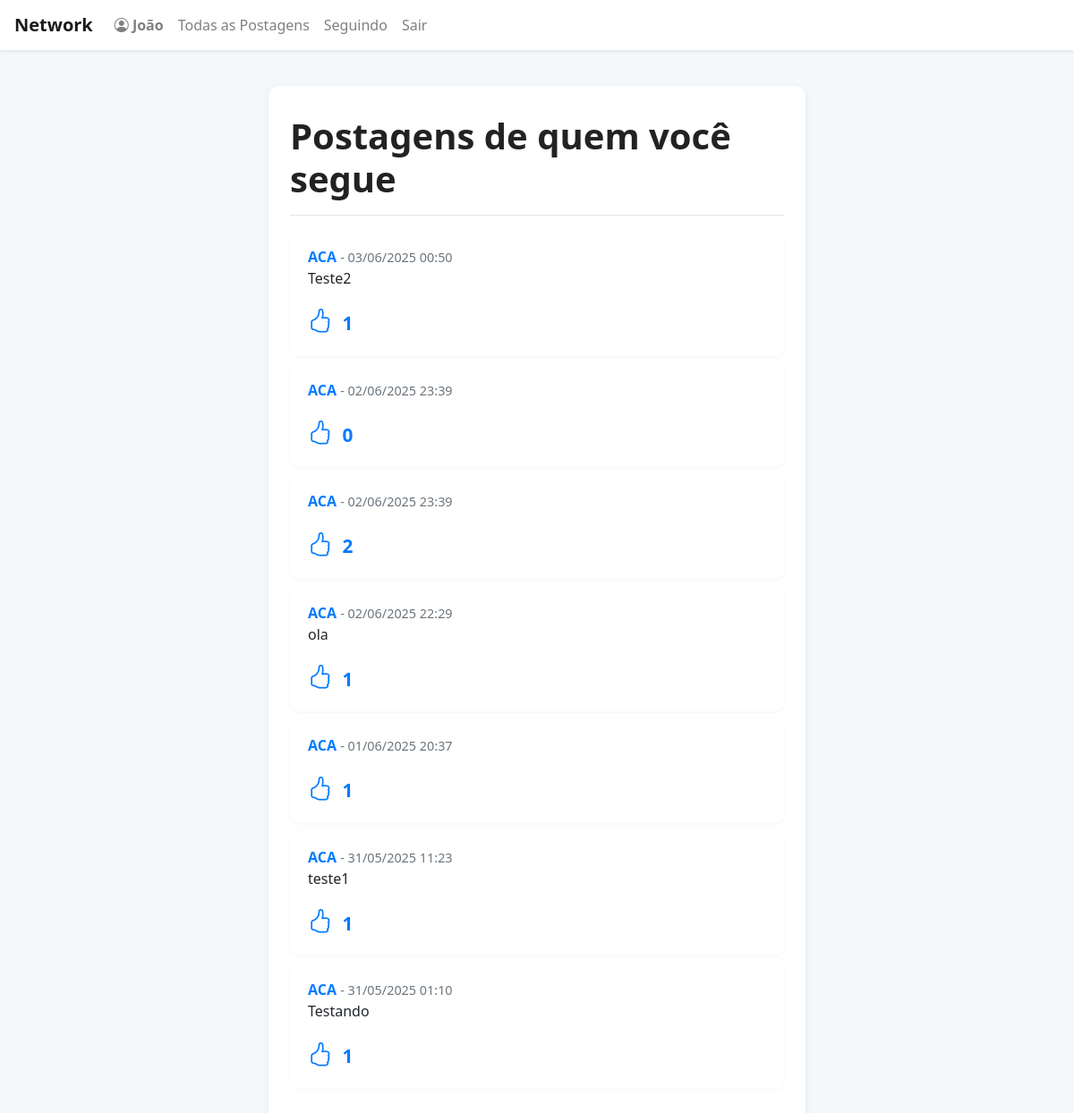
The page /following (signed in) on the database its author committed.
### network/models.py (models this page shows, shortened)
class User(AbstractUser):
    pass

class Post(models.Model):
    content = models.CharField(max_length=191)
    user = models.ForeignKey(User, on_delete=models.CASCADE, related_name="author")
    date = models.DateTimeField(auto_now_add=True)

### network/views.py (the view)
# urls.py: path("following", views.following, name="following"),
@login_required
def following(request):
    following_users = [follow.user for follow in Follow.objects.filter(follower=request.user)]
    posts_list = Post.objects.filter(user__in=following_users).order_by('-date')
    paginator = Paginator(posts_list, 10)
    page_number = request.GET.get('page')
    posts = paginator.get_page(page_number)
    liked_posts_ids = []
    if request.user.is_authenticated:
        liked_posts_ids = request.user.likes.values_list('id', flat=True)
    return render(request, "network/following.html", {
        "posts": posts,
        "liked_posts_ids": liked_posts_ids
    })

### network/templates/network/following.html (shortened to what this page needs)
{% extends "network/layout.html" %}
{% block body %}
    <h1>Postagens de quem você segue</h1>
    <hr>
    {% for post in posts %}
        <div class="card my-2">
            <div class="card-body">
                <strong>
                    <a href="{% url 'profile' post.user.username %}">
                        {{ post.user.username }}
                    </a>
                </strong>
                <span class="text-muted" style="font-size: 0.9em;">
                    - {{ post.date|date:"d/m/Y H:i" }}
                </span>
                <p>{{ post.content }}</p>
                <span class="text-muted">
                    <button class="btn-like" data-post-id="{{ post.id }}" style="background:none;border:none;padding:0;outline:none;">
                        {% if post.id in liked_posts_ids %}
                            <i class="bi bi-hand-thumbs-up-fill" style="color:#007bff; font-size:1.3em;"></i>
                        {% else %}
                            <i class="bi bi-hand-thumbs-up" style="color:#007bff; font-size:1.3em;"></i>
                        {% endif %}
                        <span class="like-count" data-post-id="{{ post.id }}">{{ post.likes.count }}</span>
                    </button>
                </span>
            </div>
        </div>
    {% empty %}
        <p>Você ainda não segue ninguém ou ninguém que você segue postou algo.</p>
    {% endfor %}
{% endblock %}

### network/templates/network/layout.html (shortened to what this page needs)
{% load static %}
<!DOCTYPE html>
<html lang="en">
    <head>
        <link rel="stylesheet" href="https://stackpath.bootstrapcdn.com/bootstrap/4.4.1/css/bootstrap.min.css">
        <link href="{% static 'network/styles.css' %}" rel="stylesheet">
        <link rel="stylesheet" href="https://cdn.jsdelivr.net/npm/bootstrap-icons@1.11.1/font/bootstrap-icons.css">
    </head>
    <body>
        <nav class="navbar navbar-expand-lg navbar-light bg-white shadow-sm mb-4">
            <a class="navbar-brand font-weight-bold" href="{% url 'index' %}">Network</a>
            <div class="collapse navbar-collapse" id="navbarNav">
                <ul class="navbar-nav mr-auto">
                    {% if user.is_authenticated %}
                        <li class="nav-item">
                            <a class="nav-link" href="#"><i class="bi bi-person-circle"></i> <strong>{{ user.username }}</strong></a>
                        </li>
                    {% endif %}
                    <li class="nav-item">
                        <a class="nav-link" href="{% url 'index' %}">Todas as Postagens</a>
                    </li>
                    {% if user.is_authenticated %}
                        <li class="nav-item">
                            <a class="nav-link" href="{% url 'following' %}">Seguindo</a>
                        </li>
                        <li class="nav-item">
                            <a class="nav-link" href="{% url 'logout' %}">Sair</a>
                        </li>
                    {% endif %}
                </ul>
            </div>
        </nav>
        <div class="container body">
            {% block body %}
            {% endblock %}
        </div>
    </body>
</html>

### network/static/network/styles.css (style rules this page uses)
body { background: #f5f8fa; font-family: 'Segoe UI', Arial, sans-serif; }
.navbar { box-shadow: 0 2px 4px rgba(0,0,0,0.03); margin-bottom: 30px; }
.body { max-width: 600px; margin: 40px auto 0 auto; background: #fff; border-radius: 12px; box-shadow: 0 2px 8px rgba(0,0,0,0.07); padding: 32px 24px; }
h1, h2, h3 { font-weight: 700; color: #222; }
.card { border: none; border-radius: 10px; box-shadow: 0 1px 4px rgba(0,0,0,0.04); margin-bottom: 18px; }
.card-body { padding: 18px 20px; }
.card-body a { color: #007bff; font-weight: 600; text-decoration: none; }
.btn-like { color: #007bff; font-size: 1.3em; padding: 0 8px; background: none; border: none; outline: none; transition: color 0.2s; }
.like-count { font-weight: 600; margin-left: 6px; }

### rows shown on the page
User: username "João"
Post: user.username "ACA", date "03/06/2025 00:50", content "Teste2", likes.count "1"
Post: user.username "ACA", date "02/06/2025 23:39", likes.count "0"
Post: user.username "ACA", date "02/06/2025 23:39", likes.count "2"
Post: user.username "ACA", date "02/06/2025 22:29", content "ola", likes.count "1"
Post: user.username "ACA", date "01/06/2025 20:37", likes.count "1"
Post: user.username "ACA", date "31/05/2025 11:23", content "teste1", likes.count "1"
Post: user.username "ACA", date "31/05/2025 01:10", content "Testando", likes.count "1"
